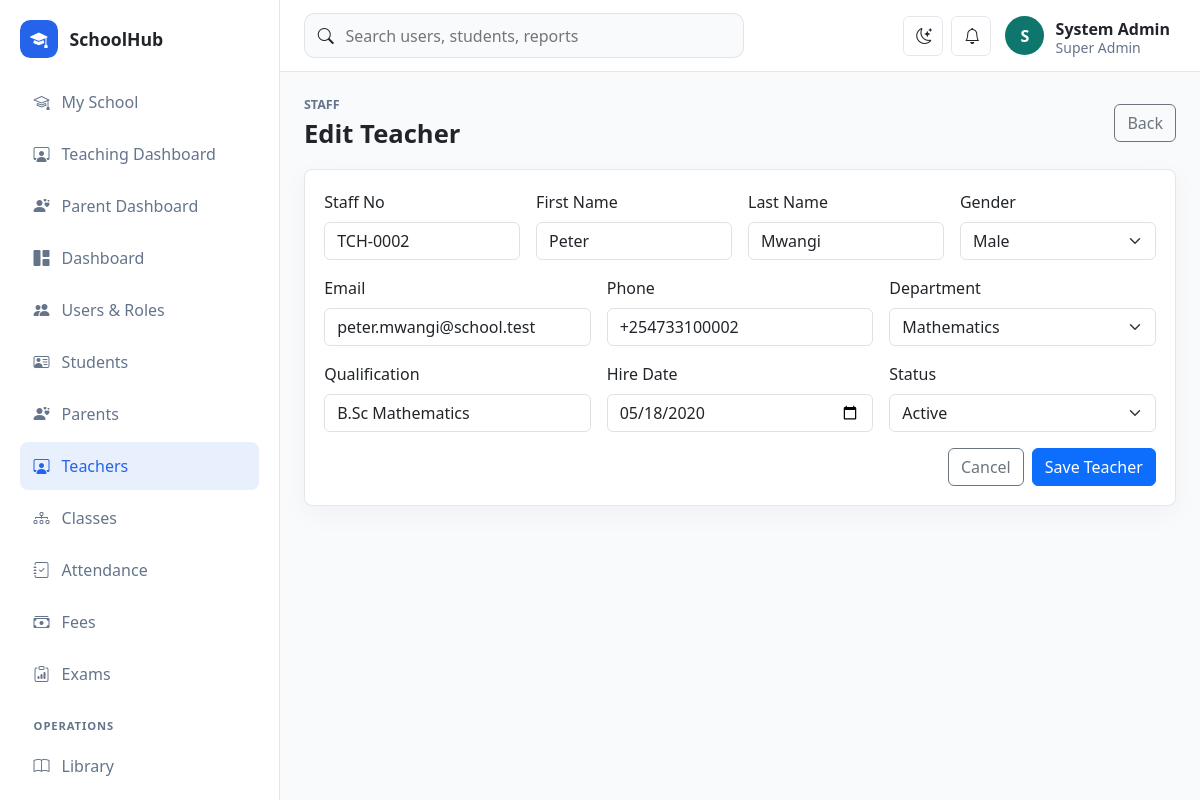
Page /school/public/teachers/edit?id=2 (signed in) on the committed database.
### tables this page shows
CREATE TABLE teachers (
    id BIGINT UNSIGNED AUTO_INCREMENT PRIMARY KEY,
    department_id BIGINT UNSIGNED NULL,
    staff_no VARCHAR(60) NOT NULL UNIQUE,
    first_name VARCHAR(100) NOT NULL,
    last_name VARCHAR(100) NOT NULL,
    email VARCHAR(190) NOT NULL UNIQUE,
    phone VARCHAR(40) NULL,
    gender ENUM('male', 'female', 'other') NOT NULL,
    qualification VARCHAR(190) NULL,
    hire_date DATE NULL,
    status ENUM('active', 'leave', 'inactive') NOT NULL DEFAULT 'active',
    created_at TIMESTAMP DEFAULT CURRENT_TIMESTAMP,
    CONSTRAINT fk_teachers_department FOREIGN KEY (department_id) REFERENCES departments(id) ON DELETE SET NULL
);

CREATE TABLE departments (
    id BIGINT UNSIGNED AUTO_INCREMENT PRIMARY KEY,
    name VARCHAR(120) NOT NULL UNIQUE,
    code VARCHAR(30) NOT NULL UNIQUE,
    created_at TIMESTAMP DEFAULT CURRENT_TIMESTAMP
);

### app/Core/View.php (called while the page is built, shortened)
<?php
final class View
{
    public static function render(string $view, array $data = [], string $layout = 'app'): void
    {
        extract($data, EXTR_SKIP);
        $viewFile = dirname(__DIR__) . "/Views/{$view}.php";
        require $viewFile;
    }
}

### app/Controllers/TeacherController.php (called while the page is built, shortened)
<?php
final class TeacherController
{
    public function edit(): void
    {
        $teacher = Teacher::find((int)Request::input('id'));
        View::render('teachers/form', ['title' => 'Edit Teacher', 'teacher' => $teacher, 'departments' => Lookup::departments(), 'errors' => []]);
    }
}

### app/Core/Router.php (called while the page is built, shortened)
<?php
final class Router
{
    private array $routes = [];
    public function get(string $path, array $handler): void
    {
        $this->routes['GET'][$this->normalize($path)] = $handler;
    }
    public function post(string $path, array $handler): void
    {
        $this->routes['POST'][$this->normalize($path)] = $handler;
    }
    public function dispatch(): void
    {
        $method = Request::method();
        $path = Request::path();
        $handler = $this->routes[$method][$path] ?? null;
        [$class, $action] = $handler;
        (new $class())->{$action}();
    }
    private function normalize(string $path): string
    {
        return '/' . trim($path, '/');
    }
}

### public/index.php (called while the page is built, shortened)
<?php
spl_autoload_register(function (string $class): void {
    $prefix = 'App\\';
    $relative = str_replace('\\', '/', substr($class, strlen($prefix)));
    $file = dirname(__DIR__) . '/app/' . $relative . '.php';
});
require dirname(__DIR__) . '/app/Core/helpers.php';
$config = require dirname(__DIR__) . '/config/app.php';
$router = new Router();
$router->get('/', [DashboardController::class, 'index']);
$router->get('/login', [AuthController::class, 'showLogin']);
$router->post('/login', [AuthController::class, 'login']);
$router->post('/logout', [AuthController::class, 'logout']);
$router->get('/dashboard', [DashboardController::class, 'index']);
$router->get('/users', [UserController::class, 'index']);
$router->get('/users/create', [UserController::class, 'create']);
$router->post('/users', [UserController::class, 'store']);
$router->get('/users/edit', [UserController::class, 'edit']);
$router->post('/users/update', [UserController::class, 'update']);
$router->post('/users/delete', [UserController::class, 'destroy']);
$router->get('/students', [StudentController::class, 'index']);
$router->get('/students/create', [StudentController::class, 'create']);
$router->post('/students', [StudentController::class, 'store']);
$router->get('/students/edit', [StudentController::class, 'edit']);
$router->post('/students/update', [StudentController::class, 'update']);
$router->post('/students/delete', [StudentController::class, 'destroy']);
$router->get('/student-portal', [StudentPortalController::class, 'index']);
$router->get('/teacher-portal', [TeacherPortalController::class, 'index']);
$router->get('/parent-portal', [ParentPortalController::class, 'index']);
$router->get('/teachers', [TeacherController::class, 'index']);
$router->get('/teachers/create', [TeacherController::class, 'create']);
$router->post('/teachers', [TeacherController::class, 'store']);
$router->get('/teachers/edit', [TeacherController::class, 'edit']);
$router->post('/teachers/update', [TeacherController::class, 'update']);
$router->post('/teachers/delete', [TeacherController::class, 'destroy']);
$router->get('/parents', [ParentController::class, 'index']);
$router->get('/parents/create', [ParentController::class, 'create']);
$router->post('/parents', [ParentController::class, 'store']);
$router->get('/parents/edit', [ParentController::class, 'edit']);
$router->post('/parents/update', [ParentController::class, 'update']);
$router->post('/parents/delete', [ParentController::class, 'destroy']);
$router->get('/classes', [ClassController::class, 'index']);
$router->get('/classes/create', [ClassController::class, 'create']);
$router->post('/classes', [ClassController::class, 'store']);
$router->get('/classes/edit', [ClassController::class, 'edit']);
$router->post('/classes/update', [ClassController::class, 'update']);
$router->post('/classes/delete', [ClassController::class, 'destroy']);
$router->get('/attendance', [AttendanceController::class, 'index']);
$router->post('/attendance', [AttendanceController::class, 'store']);
$router->get('/fees', [FeeController::class, 'index']);
$router->post('/fees/invoice', [FeeController::class, 'invoice']);
$router->post('/fees/payment', [FeeController::class, 'payment']);
$router->get('/exams', [ExamController::class, 'index']);
$router->post('/exams/exam', [ExamController::class, 'exam']);
$router->post('/exams/result', [ExamController::class, 'result']);
$router->get('/operations', [OperationsController::class, 'index']);
$router->get('/operations/form', [OperationsController::class, 'form']);
$router->post('/operations/save', [OperationsController::class, 'save']);
$router->post('/operations/delete', [OperationsController::class, 'destroy']);
$router->get('/reports', [ReportController::class, 'index']);
$router->dispatch();

### config/database.php (called while the page is built)
<?php
return [
    'host' => '127.0.0.1',
    'port' => '3306',
    'database' => 'schoolhub',
    'username' => 'root',
    'password' => '',
    'charset' => 'utf8mb4',
];

### app/Core/Database.php (called while the page is built, shortened)
<?php
final class Database
{
    private static ?PDO $connection = null;
    public static function connection(): PDO
    {
        if (self::$connection !== null) {
            return self::$connection;
        }
        $config = require dirname(__DIR__, 2) . '/config/database.php';
        $dsn = sprintf(
            'mysql:host=%s;port=%s;dbname=%s;charset=%s',
            $config['host'],
            $config['port'],
            $config['database'],
            $config['charset']
        );
        try {
            self::$connection = new PDO($dsn, $config['username'], $config['password'], [
                PDO::ATTR_ERRMODE => PDO::ERRMODE_EXCEPTION,
                PDO::ATTR_DEFAULT_FETCH_MODE => PDO::FETCH_ASSOC,
                PDO::ATTR_EMULATE_PREPARES => false,
            ]);
        } catch (PDOException $exception) {
            http_response_code(500);
            exit('Database connection failed. Check config/database.php and import database/schema.sql.');
        }
        return self::$connection;
    }
}

### app/Models/Teacher.php (called while the page is built, shortened)
<?php
final class Teacher
{
    public static function find(int $id): ?array
    {
        $stmt = Database::connection()->prepare('SELECT * FROM teachers WHERE id = :id');
        $stmt->execute(['id' => $id]);
        return $stmt->fetch() ?: null;
    }
}

### app/Core/Request.php (called while the page is built, shortened)
<?php
final class Request
{
    public static function path(): string
    {
        $path = parse_url($_SERVER['REQUEST_URI'] ?? '/', PHP_URL_PATH) ?: '/';
        $base = rtrim((require dirname(__DIR__, 2) . '/config/app.php')['base_url'], '/');
        if ($base !== '' && str_starts_with($path, $base)) {
            $path = substr($path, strlen($base)) ?: '/';
        }
        return '/' . trim($path, '/');
    }
    public static function input(string $key, mixed $default = null): mixed
    {
        return $_POST[$key] ?? $_GET[$key] ?? $default;
    }
}

### config/app.php (called while the page is built)
<?php
return [
    'name' => 'SchoolHub',
    'base_url' => '/school/public',
    'timezone' => 'Africa/Nairobi',
    'session_name' => 'schoolhub_session',
    'debug' => true,
];

### app/Core/helpers.php (called while the page is built, shortened)
<?php
function app_config(string $key, mixed $default = null): mixed
{
    static $config = null;
    $config ??= require dirname(__DIR__, 2) . '/config/app.php';
    return $config[$key] ?? $default;
}
function url(string $path = ''): string
{
    return rtrim(app_config('base_url'), '/') . '/' . ltrim($path, '/');
}
function e(mixed $value): string
{
    return htmlspecialchars((string)$value, ENT_QUOTES, 'UTF-8');
}

### app/Models/Lookup.php (called while the page is built, shortened)
<?php
final class Lookup
{
    public static function departments(): array
    {
        return Database::connection()->query('SELECT id, name FROM departments ORDER BY name')->fetchAll();
    }
}

### app/Views/teachers/form.php (the view, shortened to what this page needs)
<?php $isEdit = !empty($teacher['id']); ?>
<div class="page-heading"><div><p class="eyebrow">Staff</p><h1><?= $isEdit ? 'Edit Teacher' : 'Create Teacher' ?></h1></div><a class="btn btn-outline-secondary" href="<?= e(url('/teachers')) ?>">Back</a></div>
<section class="panel"><form class="row g-3" method="post" action="<?= e($isEdit ? url('/teachers/update') : url('/teachers')) ?>">
<div class="col-md-3"><label class="form-label">Staff No</label><input class="form-control" name="staff_no" value="<?= e($teacher['staff_no'] ?? '') ?>"></div>
<div class="col-md-3"><label class="form-label">First Name</label><input class="form-control" name="first_name" value="<?= e($teacher['first_name'] ?? '') ?>"></div>
<div class="col-md-3"><label class="form-label">Last Name</label><input class="form-control" name="last_name" value="<?= e($teacher['last_name'] ?? '') ?>"></div>
<div class="col-md-3"><label class="form-label">Gender</label><select class="form-select" name="gender"><?php foreach (['male','female','other'] as $value): ?><option value="<?= e($value) ?>" <?= ($teacher['gender'] ?? '') === $value ? 'selected' : '' ?>><?= e(ucfirst($value)) ?></option><?php endforeach; ?></select></div>
<div class="col-md-4"><label class="form-label">Email</label><input class="form-control" type="email" name="email" value="<?= e($teacher['email'] ?? '') ?>"></div>
<div class="col-md-4"><label class="form-label">Phone</label><input class="form-control" name="phone" value="<?= e($teacher['phone'] ?? '') ?>"></div>
<div class="col-md-4"><label class="form-label">Department</label><select class="form-select" name="department_id"><option value="">Unassigned</option><?php foreach ($departments as $department): ?><option value="<?= e($department['id']) ?>" <?= (string)($teacher['department_id'] ?? '') === (string)$department['id'] ? 'selected' : '' ?>><?= e($department['name']) ?></option><?php endforeach; ?></select></div>
<div class="col-md-4"><label class="form-label">Qualification</label><input class="form-control" name="qualification" value="<?= e($teacher['qualification'] ?? '') ?>"></div>
<div class="col-md-4"><label class="form-label">Hire Date</label><input class="form-control" type="date" name="hire_date" value="<?= e($teacher['hire_date'] ?? '') ?>"></div>
<div class="col-md-4"><label class="form-label">Status</label><select class="form-select" name="status"><?php foreach (['active','leave','inactive'] as $value): ?><option value="<?= e($value) ?>" <?= ($teacher['status'] ?? 'active') === $value ? 'selected' : '' ?>><?= e(ucfirst($value)) ?></option><?php endforeach; ?></select></div>
<div class="col-12 d-flex justify-content-end gap-2"><a class="btn btn-outline-secondary" href="<?= e(url('/teachers')) ?>">Cancel</a><button class="btn btn-primary">Save Teacher</button></div></form></section>

### public/assets/css/app.css (style rules this page uses)
:root { --sidebar-width: 280px; --border-color: rgba(148, 163, 184, .25); --surface: #ffffff; --muted-surface: #f8fafc; --text-soft: #64748b; }
body { background: var(--muted-surface); color: var(--bs-body-color); }
.page-heading { display: flex; justify-content: space-between; align-items: center; gap: 1rem; margin-bottom: 1.25rem; }
.page-heading h1 { margin: 0; font-size: clamp(1.6rem, 2vw, 2.2rem); font-weight: 800; }
.eyebrow { margin: 0 0 .25rem; color: var(--text-soft); font-size: .78rem; text-transform: uppercase; font-weight: 800; }
.metric-card, .panel { background: var(--surface); border: 1px solid var(--border-color); border-radius: .5rem; box-shadow: 0 8px 28px rgba(15, 23, 42, .04); }
.panel { padding: 1.2rem; }

### rows in the picture
teachers: staff_no "TCH-0002", first_name "Peter", last_name "Mwangi", gender "Male", email "peter.mwangi@school.test", phone "+254733100002", department_id "Mathematics", qualification "B.Sc Mathematics", hire_date "05/18/2020", status "Active"

### other values in the picture
app_config('name') "SchoolHub"
substr(current_user()['name'] ?? 'U', 0, 1) "S"
current_user()['name'] "System Admin"
current_user()['role'] "Super Admin"
